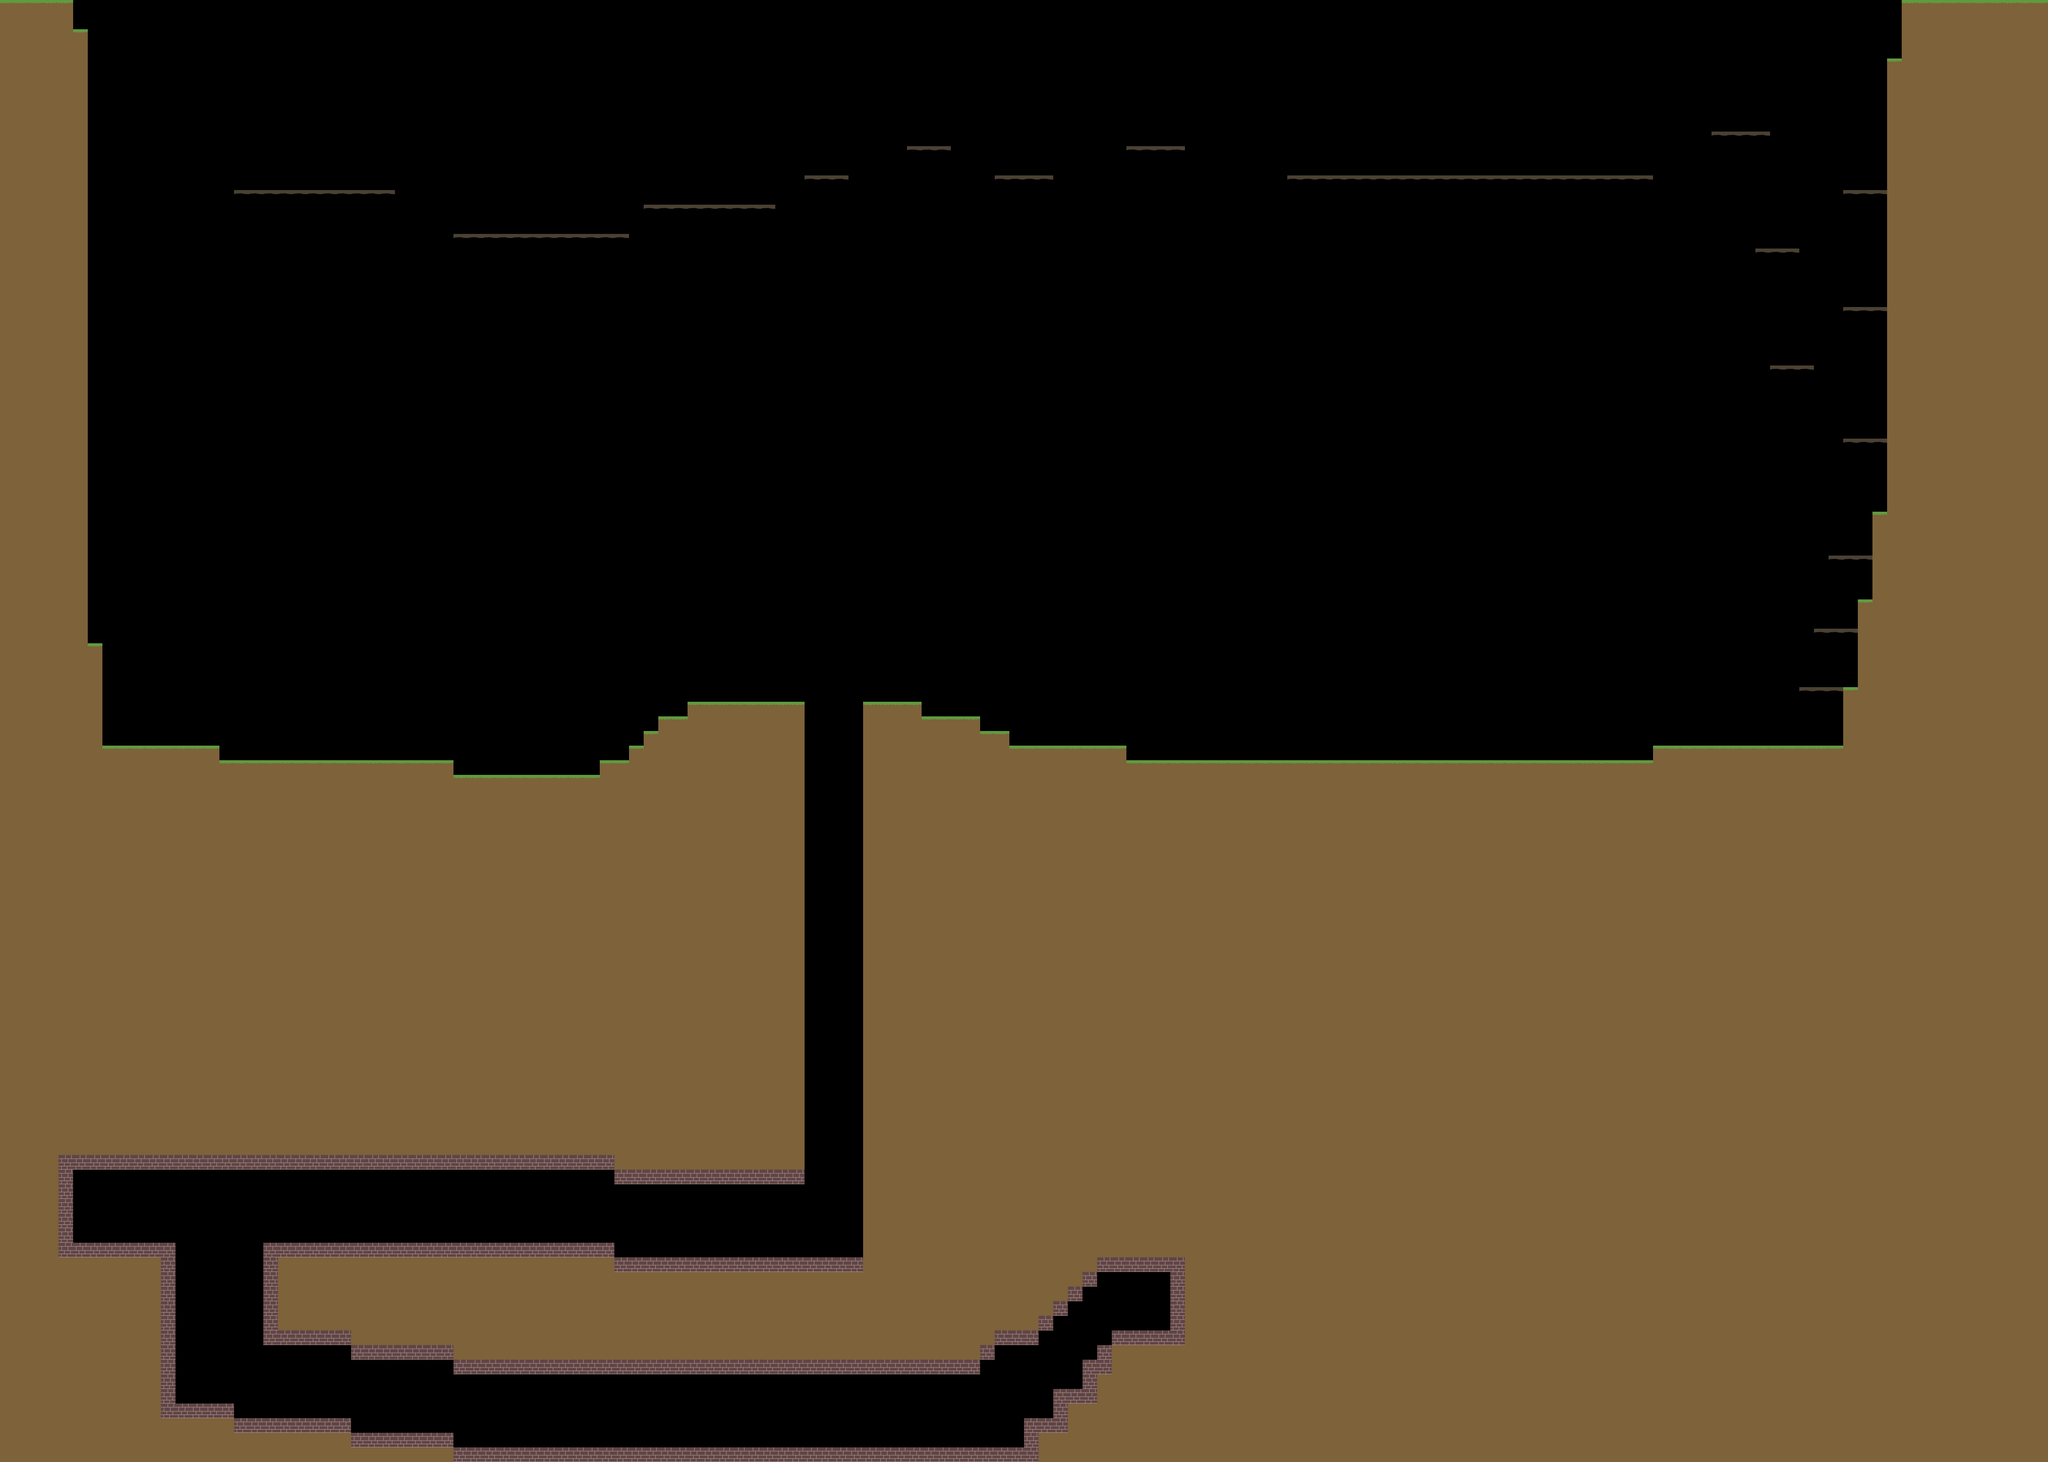

Rendered tile map (Tiled .tmx) drawn with the repository's tilesets; below, a short description and the map source with its tile grids summarised:
An orthogonal 140x100 tile map with 32x32 px tiles, 1 tile layer (ground) and 1 object (tabby).

<map version="1.4" tiledversion="1.4.2" orientation="orthogonal" renderorder="right-down" width="140" height="100" tilewidth="32" tileheight="32" infinite="0" nextlayerid="3" nextobjectid="2">
 <editorsettings>
  <export target="../src/assets/maps/level1.json" format="json" />
 </editorsettings>
 <tileset firstgid="1" name="tileset1" tilewidth="32" tileheight="32" tilecount="10" columns="5">
  <image source="tileset1.png" width="160" height="64" />
  <tile id="0">
   <properties>
    <property name="collides" type="bool" value="true" />
   </properties>
  </tile>
  <tile id="1">
   <properties>
    <property name="collides" type="bool" value="true" />
   </properties>
  </tile>
  <tile id="2">
   <properties>
    <property name="collides" type="bool" value="true" />
   </properties>
  </tile>
  <tile id="3">
   <properties>
    <property name="collides" type="bool" value="true" />
   </properties>
  </tile>
 </tileset>
 <layer id="1" name="ground" width="140" height="100">
  <data>[14000 cells, 7063 non-empty, 4 distinct tile ids]</data>
 </layer>
 <objectgroup id="2" name="spawn">
  <object id="1" name="tabby" x="672" y="352">
   <point />
  </object>
 </objectgroup>
</map>